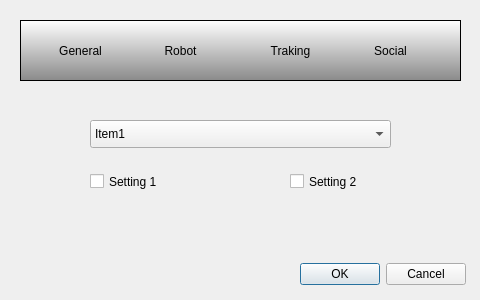
<?xml version="1.0" encoding="UTF-8"?>
<ui version="4.0">
 <class>Dialog</class>
 <widget class="QDialog" name="Dialog">
  <property name="geometry">
   <rect>
    <x>0</x>
    <y>0</y>
    <width>480</width>
    <height>300</height>
   </rect>
  </property>
  <property name="windowTitle">
   <string>Dialog</string>
  </property>
  <widget class="QDialogButtonBox" name="buttonBox">
   <property name="geometry">
    <rect>
     <x>290</x>
     <y>260</y>
     <width>176</width>
     <height>28</height>
    </rect>
   </property>
   <property name="standardButtons">
    <set>QDialogButtonBox::Cancel|QDialogButtonBox::Ok</set>
   </property>
  </widget>
  <widget class="QFrame" name="frame">
   <property name="geometry">
    <rect>
     <x>20</x>
     <y>20</y>
     <width>441</width>
     <height>61</height>
    </rect>
   </property>
   <property name="styleSheet">
    <string notr="true">QFrame#frame{
background-color: qlineargradient(spread:pad, x1:1, y1:1, x2:1, y2:0, stop:0 rgba(137, 137, 137, 255), stop:1 rgba(255, 255, 255, 255));
}

QToolButton {
background-color:transparent;
border:none;
}

QToolButton:checked, QToolButton:pressed {
background-color:rgb(193,210,238);
border: 1px solid rgb(60,127,177)
}

QToolButton:hover {
background-color:rgb(224,232,246)
}

QToolButton:checked:hover {
background-color:rgb(193,210,238);
}</string>
   </property>
   <property name="frameShape">
    <enum>QFrame::StyledPanel</enum>
   </property>
   <property name="frameShadow">
    <enum>QFrame::Raised</enum>
   </property>
   <widget class="QToolButton" name="toolButton">
    <property name="geometry">
     <rect>
      <x>20</x>
      <y>10</y>
      <width>81</width>
      <height>41</height>
     </rect>
    </property>
    <property name="text">
     <string>General</string>
    </property>
    <property name="checkable">
     <bool>true</bool>
    </property>
    <property name="autoExclusive">
     <bool>true</bool>
    </property>
   </widget>
   <widget class="QToolButton" name="toolButton_2">
    <property name="geometry">
     <rect>
      <x>120</x>
      <y>10</y>
      <width>81</width>
      <height>41</height>
     </rect>
    </property>
    <property name="text">
     <string>Robot</string>
    </property>
    <property name="checkable">
     <bool>true</bool>
    </property>
    <property name="autoExclusive">
     <bool>true</bool>
    </property>
   </widget>
   <widget class="QToolButton" name="toolButton_3">
    <property name="geometry">
     <rect>
      <x>230</x>
      <y>10</y>
      <width>81</width>
      <height>41</height>
     </rect>
    </property>
    <property name="text">
     <string>Traking</string>
    </property>
    <property name="checkable">
     <bool>true</bool>
    </property>
    <property name="autoExclusive">
     <bool>true</bool>
    </property>
   </widget>
   <widget class="QToolButton" name="toolButton_4">
    <property name="geometry">
     <rect>
      <x>330</x>
      <y>10</y>
      <width>81</width>
      <height>41</height>
     </rect>
    </property>
    <property name="text">
     <string>Social</string>
    </property>
    <property name="checkable">
     <bool>true</bool>
    </property>
    <property name="autoExclusive">
     <bool>true</bool>
    </property>
   </widget>
  </widget>
  <widget class="QStackedWidget" name="stackedWidget">
   <property name="geometry">
    <rect>
     <x>20</x>
     <y>100</y>
     <width>441</width>
     <height>131</height>
    </rect>
   </property>
   <property name="currentIndex">
    <number>0</number>
   </property>
   <widget class="QWidget" name="page">
    <widget class="QCheckBox" name="checkBox">
     <property name="geometry">
      <rect>
       <x>70</x>
       <y>70</y>
       <width>99</width>
       <height>23</height>
      </rect>
     </property>
     <property name="text">
      <string>Setting 1</string>
     </property>
    </widget>
    <widget class="QComboBox" name="comboBox">
     <property name="geometry">
      <rect>
       <x>70</x>
       <y>20</y>
       <width>301</width>
       <height>28</height>
      </rect>
     </property>
     <item>
      <property name="text">
       <string>Item1</string>
      </property>
     </item>
     <item>
      <property name="text">
       <string>Item2</string>
      </property>
     </item>
    </widget>
    <widget class="QCheckBox" name="checkBox_2">
     <property name="geometry">
      <rect>
       <x>270</x>
       <y>70</y>
       <width>99</width>
       <height>23</height>
      </rect>
     </property>
     <property name="text">
      <string>Setting 2</string>
     </property>
    </widget>
   </widget>
   <widget class="QWidget" name="page_3"/>
   <widget class="QWidget" name="page_4"/>
   <widget class="QWidget" name="page_5"/>
   <widget class="QWidget" name="page_2"/>
  </widget>
 </widget>
 <resources/>
 <connections/>
</ui>
